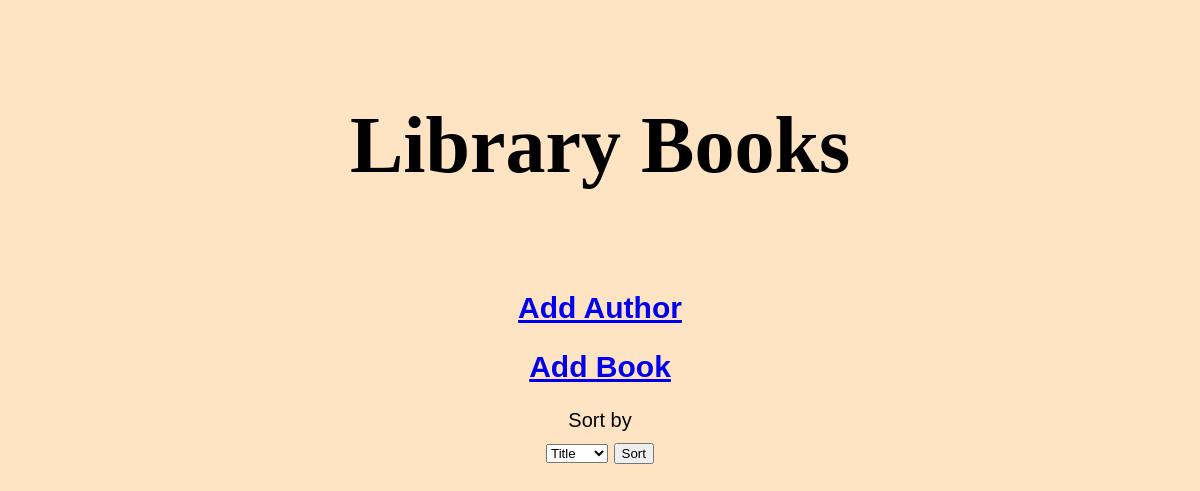
Before: / with the older database file.
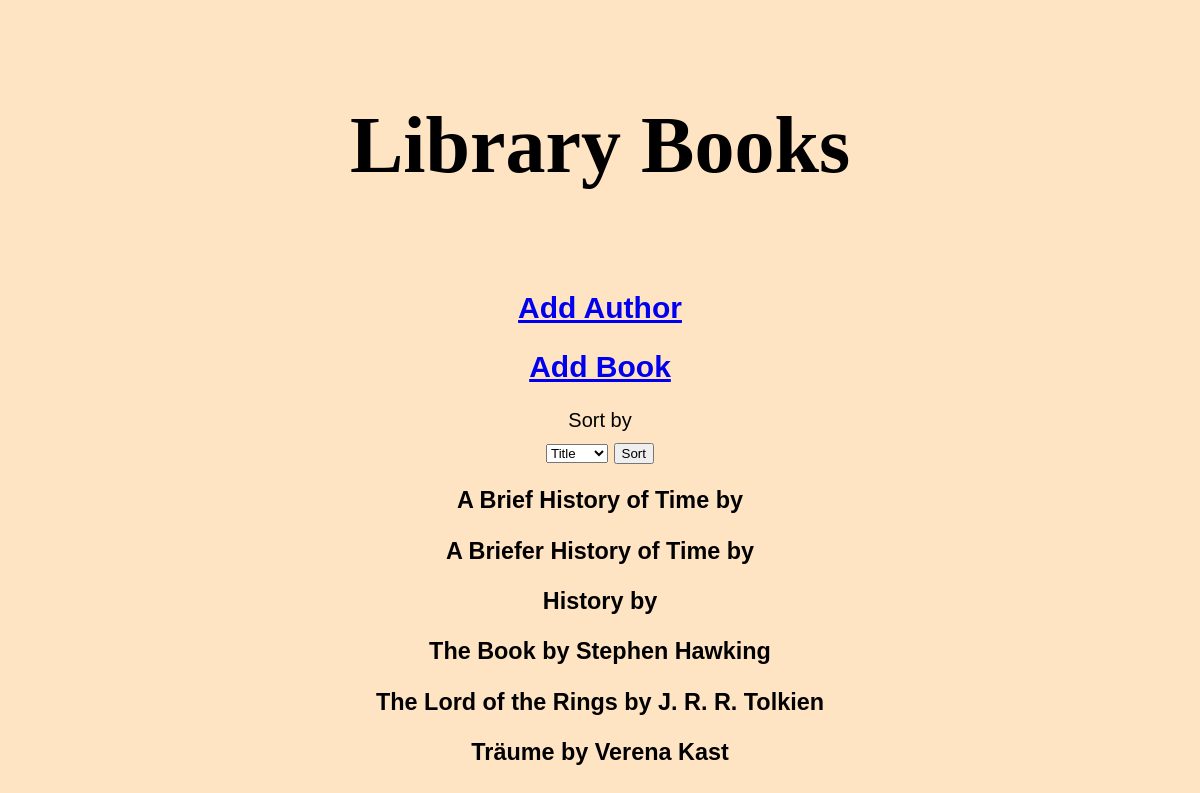
After: the same page with the newer database file.
### data_models.py (models this page shows, shortened)
class Book(db.Model):
    __tablename__ = 'books'
    id = db.Column(db.Integer, primary_key=True, autoincrement=True)
    author_id = db.Column(db.Integer, db.ForeignKey('authors.id'))
    isbn = db.Column(db.String(13))
    title = db.Column(db.String)
    publication_year = db.Column(db.Integer)
    author = db.relationship('Author', back_populates='books')

class Author(db.Model):
    __tablename__ = 'authors'
    id = db.Column(db.Integer, primary_key=True, autoincrement=True)
    name = db.Column(db.String)
    birth = db.Column(db.String)
    death = db.Column(db.String)
    books = db.relationship('Book', back_populates='author')

### app.py (the view)
@app.route('/', methods=['GET'])
def home():
    sort_by = request.args.get("sort_by", "title")
    if sort_by == "title":
        books = Book.query.order_by(Book.title).all()
    elif sort_by == "author":
        books = Book.query.order_by(Book.author).all()
    else:
        books = Book.query.all()
    return render_template('home.html', books=books)

### templates/home.html (shortened to what this page needs)
<!DOCTYPE html>
<html lang="en">
  <head>
    <link rel="stylesheet" href="static/styles.css">
  </head>
  <body>
    <h1>Library Books</h1>
    <div class="home-button">
      <a href="/add_author">
        <h2>Add Author</h2>
      </a>
    </div>
    <div class="home-button">
      <a href="/add_book">
        <h2>Add Book</h2>
      </a>
      <form action="/" method="GET">
        <label for="sort_by">Sort by</label>
          <select name="sort_by" id="sort_by">
            <option value="title">Title</option>
          </select>
        <input type="submit" value="Sort">
      </form>
    </div>
    {% for book in books %}
      <div>
        <h3>{{ book.title }} by {{ book.author.name }}</h3>
      </div>
    {% endfor %}
  </body>
</html>

### static/styles.css (style rules this page uses)
body { background-color: bisque; font-family: Arial, Helvetica, sans-serif; color: black; text-align: center; font-size: 20px; margin: 50px; }
h1 { text-align: center; font-size: 80px; font-weight: bold; font-family: Georgia, 'Times New Roman', Times, serif; margin-top: 100px; margin-bottom: 100px; }
label { display: grid; margin: 0.5rem; }

Changed rows visible on the page:
added Book: title "A Brief History of Time"
added Book: title "A Briefer History of Time"
added Book: title "History"
added Book: title "The Book", author.name "Stephen Hawking"
added Book: title "The Lord of the Rings", author.name "J. R. R. Tolkien"
added Book: title "Träume", author.name "Verena Kast"
